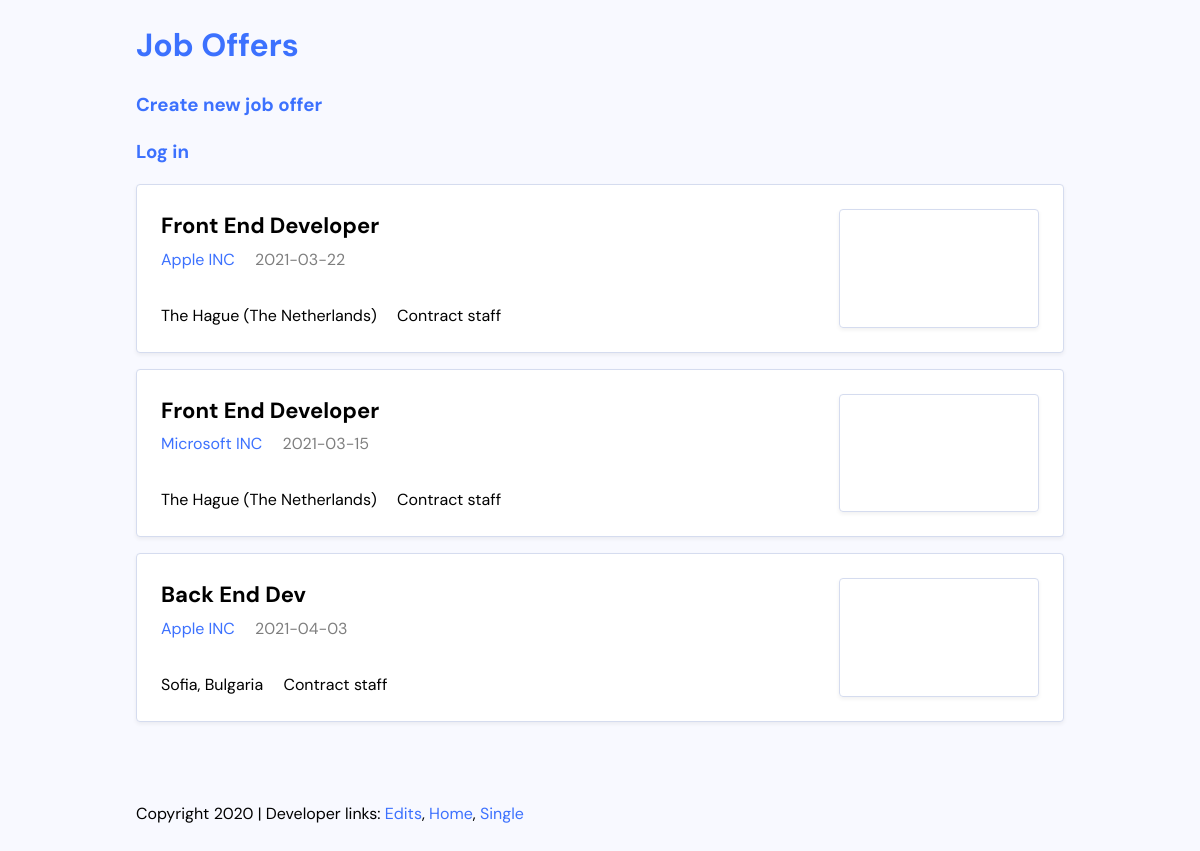
The page / on the database its author committed.
### tables this page shows
CREATE TABLE `jobs` (
  `id` int(11) NOT NULL,
  `title` text NOT NULL,
  `description` text NOT NULL,
  `company` text NOT NULL,
  `salary` decimal(10,0) NOT NULL,
  `date_posted` date NOT NULL DEFAULT current_timestamp(),
  `imageUrl` text NOT NULL,
  `websiteUrl` varchar(250) NOT NULL,
  `location` text NOT NULL,
  `position` text NOT NULL
);

### lib/Template.php (called while the page is built, shortened)
<?php class Template{
    protected $template;
    public function __construct($template){
        $this->template = $template;
    }
    public function __toString() {
        include basename($this->template);
        return ob_get_clean();
    }
}

### lib/Database.php (called while the page is built, shortened)
<?php
class Database{
    private $host = DB_HOST;
    private $user = DB_USER;
    private $pass = DB_PASS;
    private $dbname = DB_NAME;
    private $dbh;
    private $stmt;
    public function __construct(){
        $dsn = 'mysql:host'. $this->host .';dbname='. $this->dbname;
        $options = array(
            PDO::ATTR_PERSISTENT => true,
            PDO::ATTR_ERRMODE => PDO::ERRMODE_EXCEPTION
        );
        try{
            $this->dbh = new PDO($dsn, $this->user, $this->pass, $options);
        } catch(PDOException $e) {
            $this->error = $e->getMessage();
        }
    }
    public function query($query) {
        $this->stmt = $this->dbh->prepare($query);
    }
    public function execute() {
        return $this->stmt->execute();
    }
    public function resultSet() {
        $this->execute();
        return $this->stmt->fetchAll(PDO::FETCH_OBJ);
    }
}

### lib/Job.php (called while the page is built, shortened)
<?php
class Job{
    private $db;
    public function __construct() {
        $this->db = new Database;
    }
    public function getAllJobs(){
        $this->db->query("SELECT * FROM jobs_board.jobs");
        $results = $this->db->resultSet();
        return $results;
    }
}

### templates/frontpage.php (the view, shortened to what this page needs)
<?php include 'inc/header.php'; ?>
<ul class="jobs-listing">
        <?php foreach($jobs as $job): ?>
			<li class="job-card">
				<div class="job-primary">
					<h2 class="job-title"><a href="job.php?id=<?php echo $job->id; ?>"><?php echo $job->title; ?></a></h2>
					<div class="job-meta">
						<a class="meta-company" href="#"><?php echo $job->company; ?></a>
						<span class="meta-date"><?php echo $job->date_posted; ?></span>
					</div>
					<div class="job-details">
						<span class="job-location"><?php echo $job->location; ?></span>
						<span class="job-type"><?php echo $job->position; ?></span>
					</div>
				</div>
				<div class="job-logo">
					<div class="job-logo-box">
					</div>
				</div>
			</li>
        <?php endforeach; ?>
<?php include 'inc/footer.php'; ?>

### index.php (shortened to what this page needs)
<?php
$job = new Job;
$template = new Template('templates/frontpage.php');
$template->jobs = $job->getAllJobs();
echo $template;

### templates/inc/header.php (shortened to what this page needs)
<!DOCTYPE html>
<html lang="en">
<head>
	<link rel="stylesheet" href="templates\css\master.css">
</head>
<body>
    <div class="site-wrapper">
            <header class="site-header">
				<h1 class="site-title"><a href="index.php">Job Offers</a></h1>
				<h3><a href="create.php">Create new job offer</a></h3>
				<?php
				if ( !isset($_SESSION['loggedin']) ) {?>
				<h3 id="guest"><a href="login.php">Log in</a></h3>
				<?php } else { ?>
					<h3 id="user"><a href="admin.php">Admin panel</a></h3>
					<?php } ?>
            </header>

### templates/inc/footer.php
<footer class="site-footer">
			<p>Copyright 2020 | Developer links:
				<a href="/edits.html">Edits</a>,
				<a href="/index.html">Home</a>,
				<a href="/single.html">Single</a>
			</p>
		</footer>
	</div>
</body>
</html>

### templates/css/master.css (style rules this page uses)
html { line-height: 1.15; -webkit-text-size-adjust: 100%; }
body { margin: 0; }
h1 { font-size: 2em; margin: 0.67em 0; }
a { background-color: transparent; }
html { -webkit-box-sizing: border-box; -moz-box-sizing: border-box; box-sizing: border-box; }
*, *:before, *:after { -webkit-box-sizing: inherit; -moz-box-sizing: inherit; box-sizing: inherit; }
:root { --color-base: #f8f9ff; --color-primary: #3c71fe; --color-separator: #d5dcef; --font-sans: "DM Sans", sans-serif; }
body { background: var(--color-base); font-family: var(--font-sans); line-height: 1.5; }
a { color: var(--color-primary); text-decoration: none; }
.site-wrapper { max-width: 58em; margin: 0 auto; }
.jobs-listing { margin: 0; padding: 0; }
.jobs-listing li { margin-bottom: 1em; }
.job-card { margin: 0; padding: 1.5em; list-style: none; background: white; border: 1px solid var(--color-separator); border-radius: 0.25em; box-shadow: 0px 2px 4px rgba(0, 0, 0, 0.06); display: flex; }
.job-card .job-primary { flex: 1 1 auto; }
.job-card .job-title { margin: 0; font-size: 1.375em; margin-bottom: 0.25em; }
.job-card .job-title a { color: black; }
.job-card .job-details { margin-top: 2em; }
.job-card .job-type { margin-left: 1em; display: inline-block; }
.job-card .meta-date { opacity: 0.5; margin-left: 1em; }
.job-logo { flex: 0 0 12.5em; background: white; display: flex; align-items: stretch; justify-content: stretch; }
.job-logo-box { max-height: 7.875em; border: 1px solid var(--color-separator); border-radius: 0.25em; box-shadow: 0px 2px 4px rgba(0, 0, 0, 0.06); display: flex; align-items: center; justify-content: center; padding: 0.5em; width: 100%; }
.site-footer { margin-top: 5em; margin-bottom: 2em; }

### rows shown on the page
jobs: title "Front End Developer", company "Apple INC", date_posted "2021-03-22", location "The Hague (The Netherlands)", position "Contract staff"
jobs: title "Front End Developer", company "Microsoft INC", date_posted "2021-03-15", location "The Hague (The Netherlands)", position "Contract staff"
jobs: title "Back End Dev", company "Apple INC", date_posted "2021-04-03", location "Sofia, Bulgaria", position "Contract staff"
